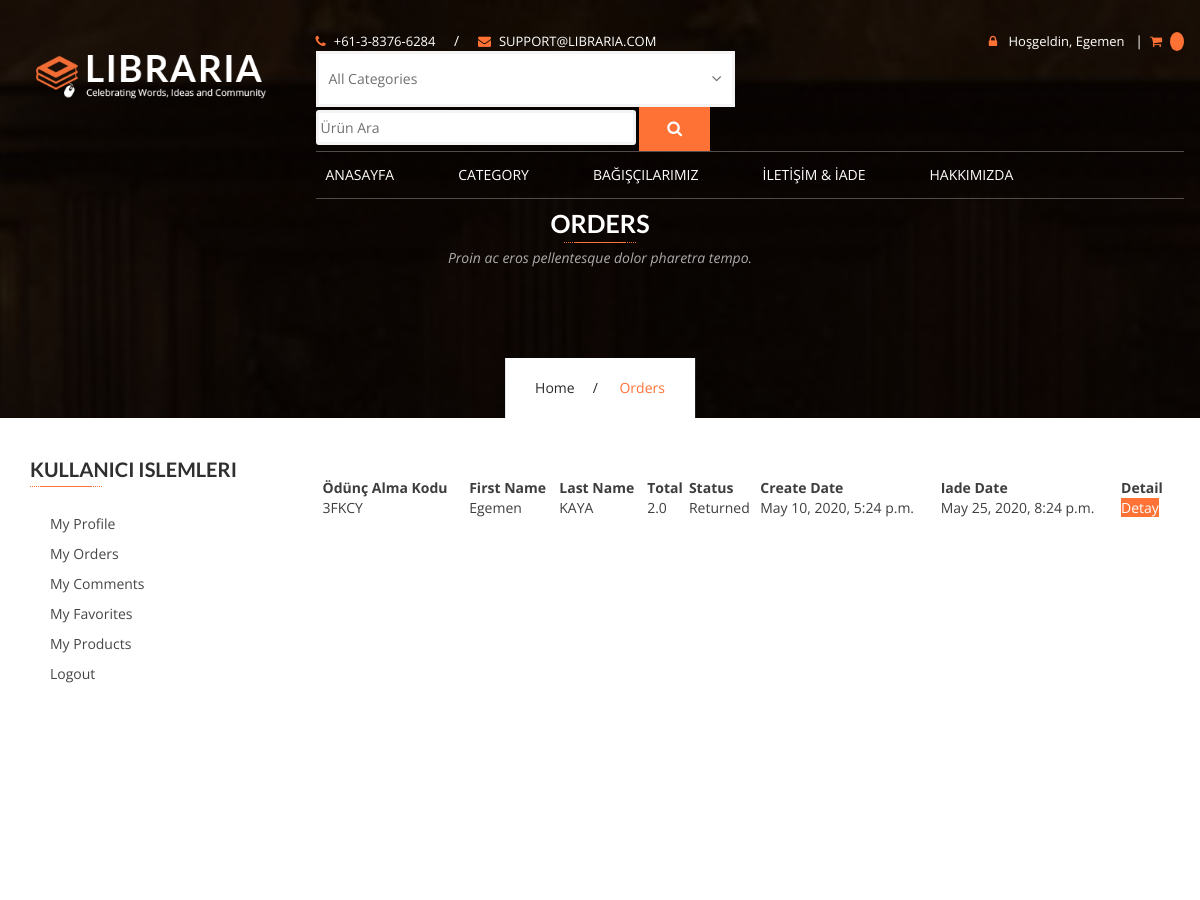
The app's page /user/orders/ (signed in, upper part), older data.
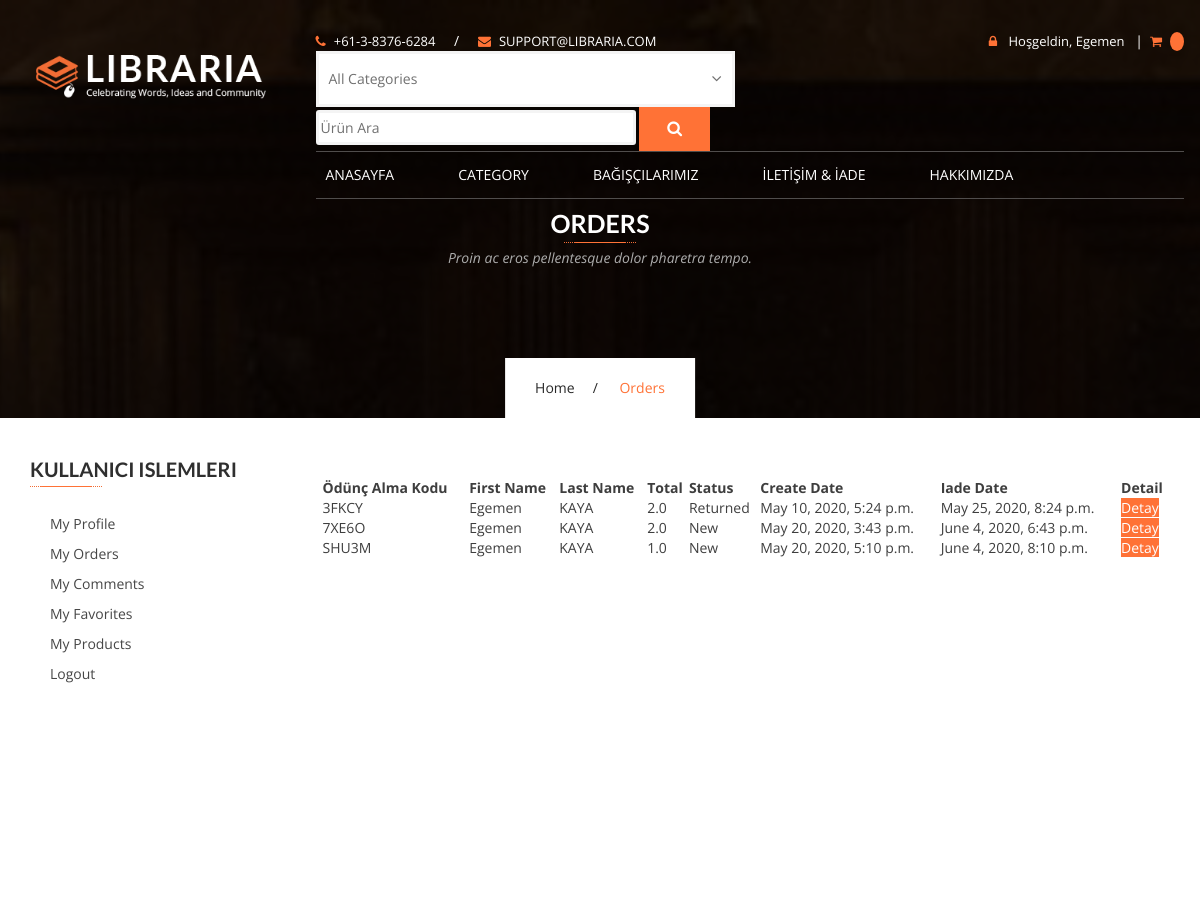
The same page, newer data.
### order/models.py (models this page shows, shortened)
class Order(models.Model):
    STATUS = (
        ('New','New'),
        ('Accepted', 'Accepted'),
        ('Returned', 'Returned'),
        ('Canceled', 'Canceled'),
    )
    user = models.ForeignKey(User, on_delete=models.SET_NULL, null=True)
    code = models.CharField(max_length=5, editable=False)
    first_name = models.CharField(max_length=30)
    last_name = models.CharField(max_length=30)
    phone = models.CharField(blank=True, max_length=20)
    address = models.CharField(blank=True, max_length=150)
    city = models.CharField(blank=True, max_length=20)
    country = models.CharField(blank=True, max_length=20)
    total = models.FloatField()
    status = models.CharField(max_length=10, choices=STATUS, default='New')
    ip = models.CharField(blank=True, max_length=20)
    create_at = models.DateTimeField(auto_now_add=True)
    update_at = models.DateTimeField(auto_now=True)
    teslim_tarih = models.DateTimeField(default=datetime.now() + timedelta(days=15))

### user/views.py (the view)
# urls.py: path('orders/',views.orders, name='orders'),
@login_required(login_url='/login')
def orders(request):
    category = Category.objects.all()
    current_user = request.user
    profile = UserProfile.objects.get(user_id=current_user.id)
    orders = Order.objects.filter(user_id=current_user.id)
    context = {
        'category': category,
        'orders': orders,
        'profile': profile
    }
    return render(request,'user_orders.html', context)

### user/templates/user_orders.html (shortened to what this page needs)
{% extends "homebase.html" %}
{% block content %}
        <section class="page-banner services-banner">
            <div class="container">
                <div class="banner-header">
                    <h2>Orders</h2>
                    <span class="underline center"></span>
                    <p class="lead">Proin ac eros pellentesque dolor pharetra tempo.</p>
                </div>
                <div class="breadcrumb">
                    <ul>
                        <li><a href="/">Home</a></li>
                        <li>Orders</li>
                    </ul>
                </div>
            </div>
        </section>
        <div id="content" class="site-content">
            <div id="primary" class="content-area">
                <main id="main" class="site-main">
                    <div class="main-news-list">
                        <div class="container">
                            <div class="row">
                                <div class="col-md-9 col-md-push-3"><br><br><br>
                                        <table class="event-table cart">
                                                        <thead>
                                                            <tr>
                                                                <th class="product-name">Ödünç Alma Kodu</th>
                                                                <th class="product-name">First Name</th>
                                                                <th class="product-name">Last Name</th>
                                                                <th class="product-name">Total</th>
                                                                <th class="product-name">Status</th>
                                                                <th class="product-name">Create Date</th>
                                                                <th class="product-name">Iade Date</th>
                                                                <th class="product-name">Detail</th>
                                                            </tr>
                                                        </thead>
                                                        <tbody>
                                                        {% for rs in orders %}
                                                            <tr>
                                                                <td data-title="date-time">{{ rs.code }}</td>
                                                                <td data-title="date-time">{{ rs.first_name }}</td>
                                                                <td data-title="date-time">{{ rs.last_name }}</td>
                                                                <td data-title="date-time">{{ rs.total }}</td>
                                                                <td data-title="date-time">{{ rs.status }}</td>
                                                                <td data-title="date-time">{{ rs.create_at }}</td>
                                                                <td data-title="date-time">{{ rs.teslim_tarih }}</td>
                                                                <td data-title="date-time"><a class="btn-primary" href="/user/orderdetail/{{ rs.id }} ">Detay</a></td>
                                                            </tr>
                                                        {% endfor %}
                                                        </tbody>
                                                    </table>
                                </div>
                                {% include "user_panel.html" %}
                            </div>
                        </div>
                    </div>
            </div>
        <section class="social-network section-padding">
        </section>
 {% endblock %}

Row changes from the older to the newer data that the page shows:
added Order: code "7XE6O", first_name "Egemen", last_name "KAYA", total "2.0", status "New", create_at "May 20, 2020, 3:43 p.m.", teslim_tarih "June 4, 2020, 6:43 p.m."
added Order: code "SHU3M", first_name "Egemen", last_name "KAYA", total "1.0", status "New", create_at "May 20, 2020, 5:10 p.m.", teslim_tarih "June 4, 2020, 8:10 p.m."
